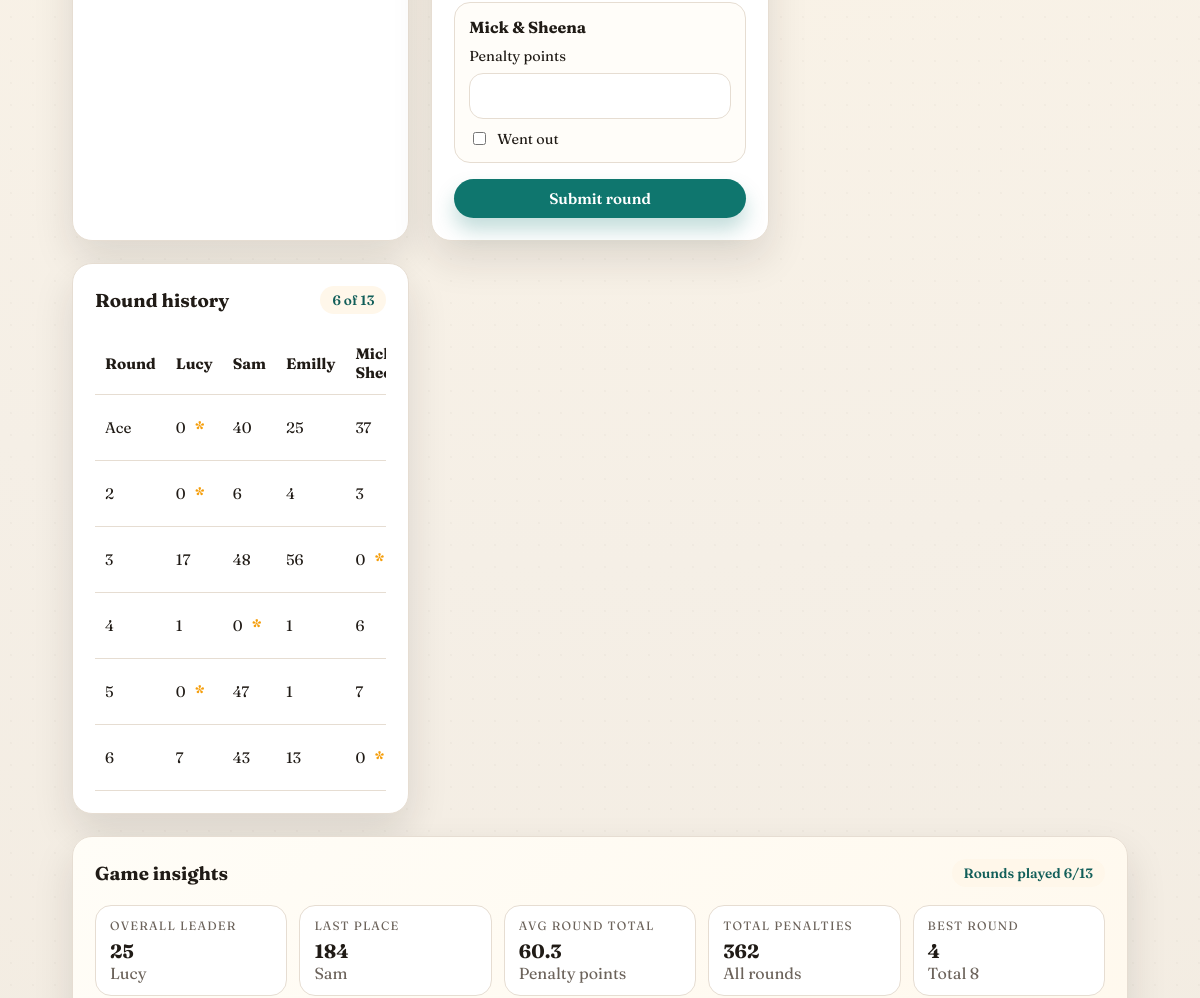
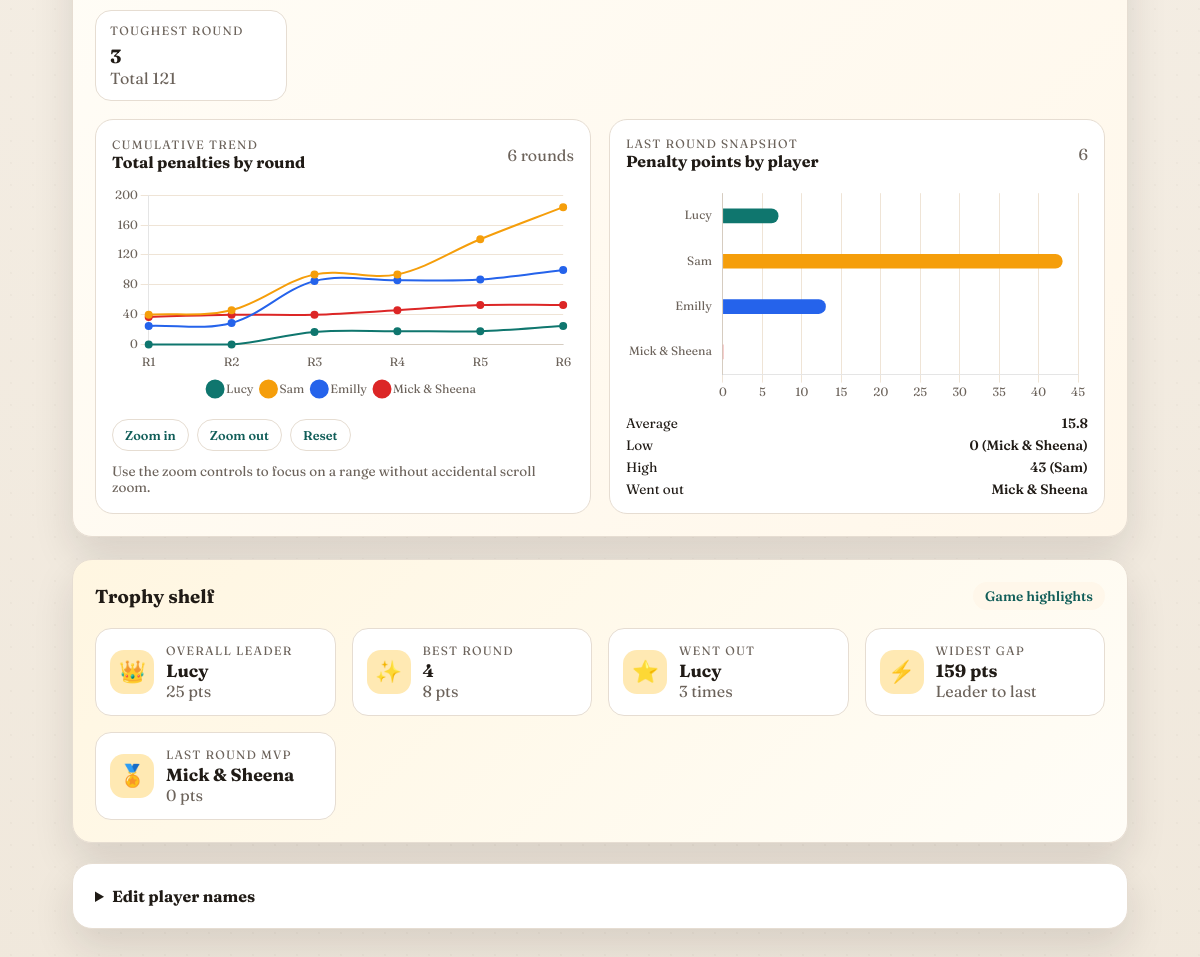
Page /game/1 (lower part) on the earlier database version (2 pictures, top to bottom).
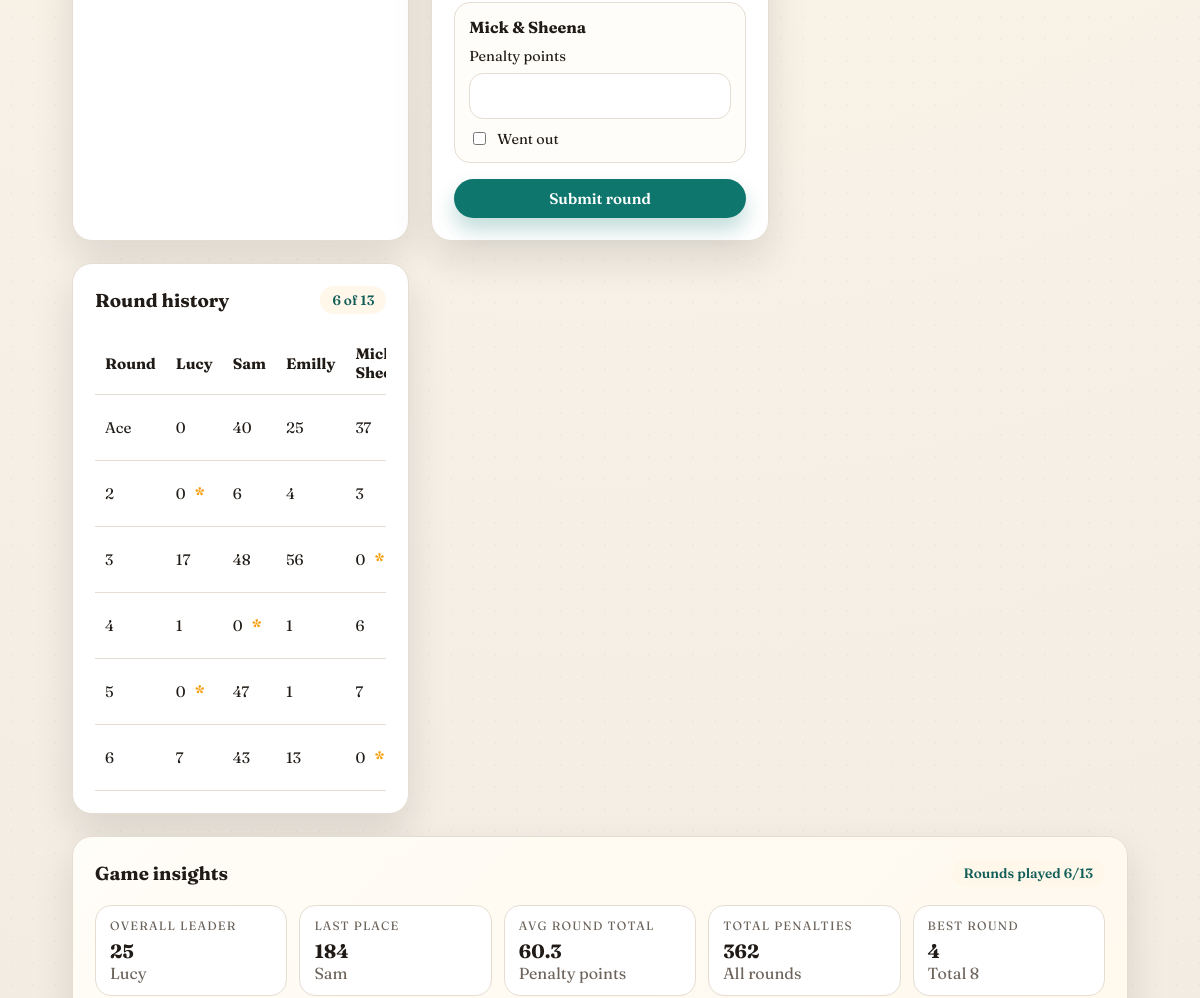
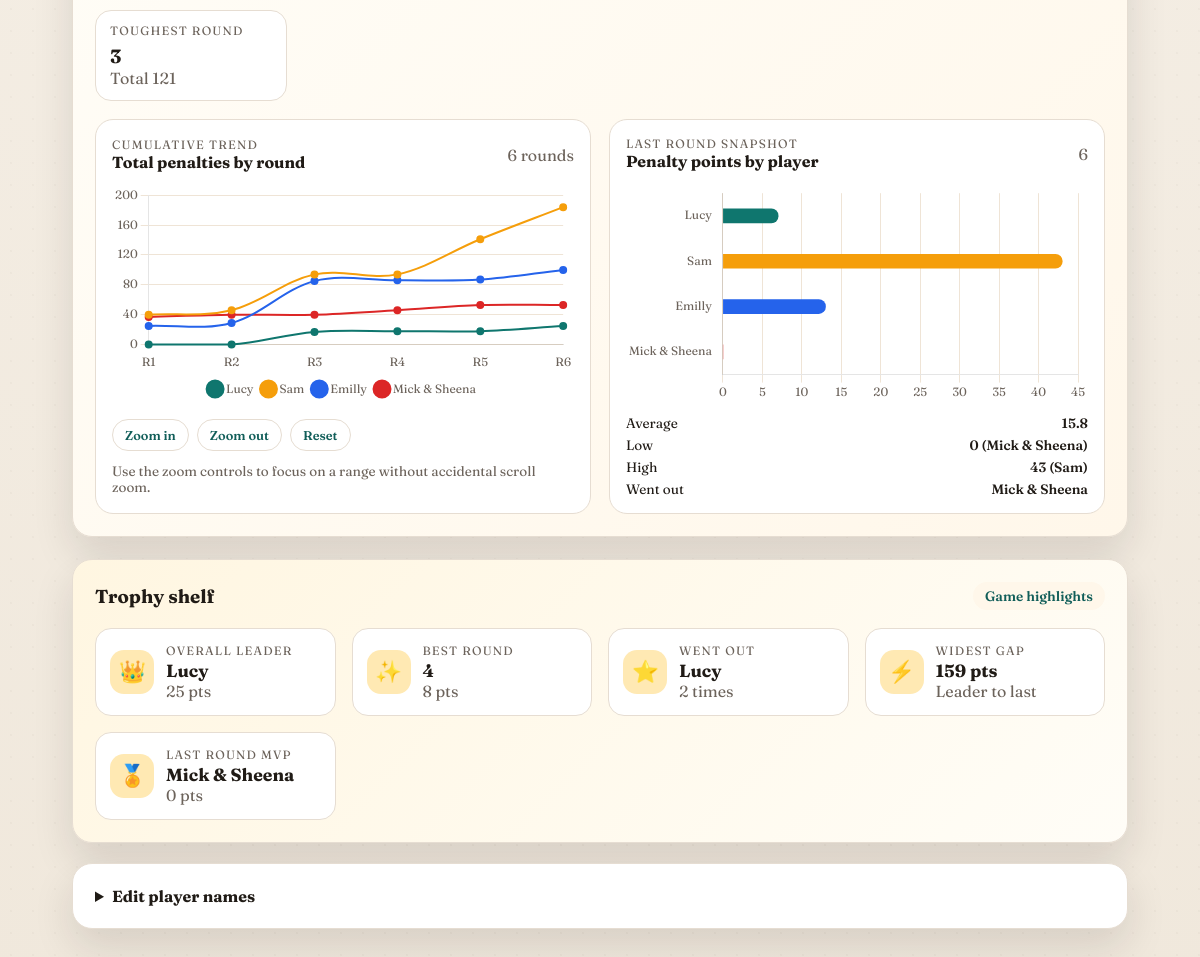
Same page on the later database version (2 pictures, top to bottom).
### models.py (models this page shows)
class Player(db.Model):
    __tablename__ = "players"
    id = db.Column(db.Integer, primary_key=True)
    game_id = db.Column(db.Integer, db.ForeignKey("games.id"), nullable=False)
    person_id = db.Column(db.Integer, db.ForeignKey("persons.id"), nullable=True)
    name = db.Column(db.String(80), nullable=False)
    sort_order = db.Column(db.Integer, nullable=False)
    created_at = db.Column(db.DateTime, default=datetime.utcnow)
    game = db.relationship("Game", back_populates="players")
    person = db.relationship("Person", back_populates="players")
    round_scores = db.relationship(
        "RoundScore",
        back_populates="player",
        cascade="all, delete-orphan",
    )

### app.py (the view)
@app.get("/game/<int:game_id>")
def game_view(game_id):
    game = Game.query.get_or_404(game_id)
    context = build_game_context(game)
    if is_htmx_request():
        return render_template("partials/dashboard_body.html", game=game, **context)
    return render_template("dashboard.html", game=game, **context)

### app.py (called while the page is built)
def round_label(index):
    if 1 <= index <= len(ROUND_LABELS):
        return ROUND_LABELS[index - 1]
    return f"Round {index}"

def compute_ranks(totals):
    if not totals:
        return {}
    unique_totals = sorted(set(totals.values()))
    rank_map = {total: idx + 1 for idx, total in enumerate(unique_totals)}
    return {player_id: rank_map[total] for player_id, total in totals.items()}

def get_person_names():
    return [person.display_name for person in Person.query.order_by(Person.display_name).all()]

def is_htmx_request():
    return request.headers.get("HX-Request") is not None

### templates/dashboard.html
{% extends "base.html" %}
{% block content %}
  {% include "partials/dashboard_body.html" %}
{% endblock %}

### templates/partials/round_history.html (shortened to what this page needs)
q<div id="round-history" class="panel" {% if oob %}hx-swap-oob="true"{% endif %}>
  <div class="panel-header">
    <h3>Round history</h3>
    <span class="tag">{{ rounds|length }} of 13</span>
  </div>
  {% if rounds %}
    <div class="table-wrap">
      <table>
        <thead>
          <tr>
            <th>Round</th>
            {% for player in players %}
              <th>{{ player.name }}</th>
            {% endfor %}
          </tr>
        </thead>
        <tbody>
          {% for round_item in rounds %}
            {% set score_map = scores_by_round.get(round_item.id, {}) %}
            {% include "partials/round_history_row.html" %}
          {% endfor %}
        </tbody>
      </table>
    </div>
  {% else %}
    <p class="muted">No rounds scored yet. Submit the first round to start tracking.</p>
  {% endif %}
</div>

### templates/partials/round_history_row.html (shortened to what this page needs)
<tr id="round-row-{{ round_item.id }}">
  <td>{{ round_item.round_name }}</td>
  {% for player in players %}
    {% set score = score_map.get(player.id) %}
    <td>
      {% if score %}
        {{ score.score }}
        {% if score.went_out %}
          <span class="went-out" title="Went out">*</span>
        {% endif %}
      {% else %}
        -
      {% endif %}
    </td>
  {% endfor %}
</tr>

### templates/partials/trophy_shelf.html
<div id="trophy-shelf" class="panel wide trophy-panel" {% if oob %}hx-swap-oob="true"{% endif %}>
  <div class="panel-header">
    <h3>Trophy shelf</h3>
    <span class="tag">Game highlights</span>
  </div>
  {% if not trophy_shelf %}
    <p class="muted">Play a round to unlock trophies.</p>
  {% else %}
    <div class="trophy-grid">
      {% for trophy in trophy_shelf %}
        <div class="trophy-card">
          <div class="trophy-icon trophy-{{ trophy.icon }}">
            {% if trophy.icon == "crown" %}
              <span class="trophy-glyph" aria-hidden="true">&#x1F451;</span>
            {% elif trophy.icon == "spark" %}
              <span class="trophy-glyph" aria-hidden="true">&#x2728;</span>
            {% elif trophy.icon == "star" %}
              <span class="trophy-glyph" aria-hidden="true">&#x2B50;</span>
            {% elif trophy.icon == "bolt" %}
              <span class="trophy-glyph" aria-hidden="true">&#x26A1;</span>
            {% elif trophy.icon == "medal" %}
              <span class="trophy-glyph" aria-hidden="true">&#x1F3C5;</span>
            {% endif %}
          </div>
          <div>
            <div class="eyebrow">{{ trophy.title }}</div>
            <div class="trophy-value">{{ trophy.value }}</div>
            <div class="muted">{{ trophy.detail }}</div>
          </div>
        </div>
      {% endfor %}
    </div>
  {% endif %}
</div>

Differences in the rows shown:
shown differently, row unchanged: Player "Lucy": detail "3 times" → "2 times"; no longer shows "*"
changed RoundScore (number 1 of 24 on the later page): went_out True → False (drawn)
